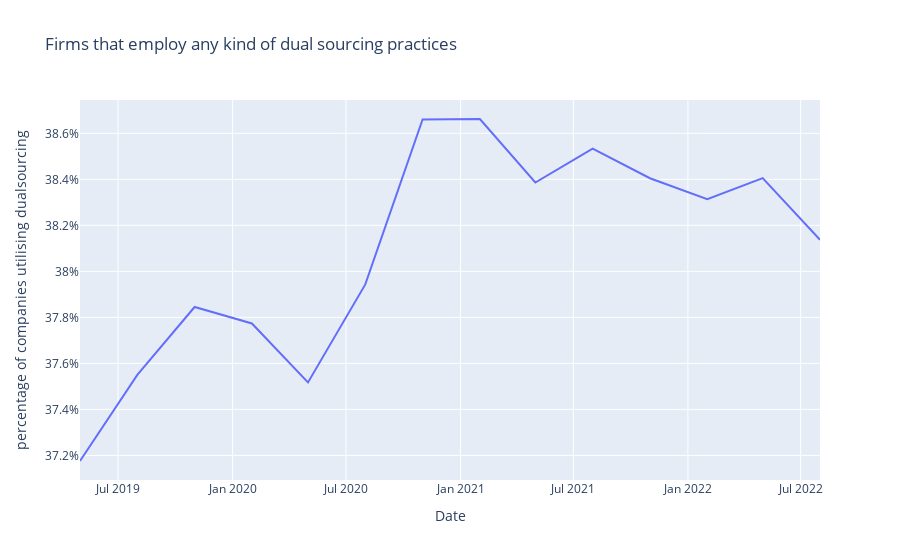

Write notebook code for a chart like this one.
### Code cell
fig = px.line(x=dates, y=[100*val for val in list_does_any_dualsourcing],
        labels={
            "x": "Date",
            "y": "percentage of companies utilising dualsourcing",
        },
        title='Firms that employ any kind of dual sourcing practices')

fig.update_layout(yaxis_ticksuffix = "%")
fig.show()

### Figure 1 — Plotly figure (JSON) as saved in the notebook; plotly's stock layout.template omitted (floating-point values rounded to 4 significant figures)
{"data": [{"hovertemplate": "Date=%{x}<br>percentage of companies utilising dualsourcing=%{y}<extra></extra>", "legendgroup": "", "line": {"color": "#636efa", "dash": "solid"}, "marker": {"symbol": "circle"}, "mode": "lines", "name": "", "orientation": "v", "showlegend": false, "type": "scatter", "x": ["2019-05-01T00:00:00", "2019-08-01T00:00:00", "2019-11-01T00:00:00", "2020-02-01T00:00:00", "2020-05-01T00:00:00", "2020-08-01T00:00:00", "2020-11-01T00:00:00", "2021-02-01T00:00:00", "2021-05-01T00:00:00", "2021-08-01T00:00:00", "2021-11-01T00:00:00", "2022-02-01T00:00:00", "2022-05-01T00:00:00", "2022-08-01T00:00:00"], "xaxis": "x", "y": [37.18, 37.55, 37.85, 37.77, 37.52, 37.94, 38.66, 38.66, 38.39, 38.53, 38.4, 38.31, 38.4, 38.14], "yaxis": "y"}], "layout": {"legend": {"tracegroupgap": 0}, "title": {"text": "Firms that employ any kind of dual sourcing practices"}, "xaxis": {"anchor": "y", "domain": [0, 1], "title": {"text": "Date"}}, "yaxis": {"anchor": "x", "domain": [0, 1], "ticksuffix": "%", "title": {"text": "percentage of companies utilising dualsourcing"}}}}
